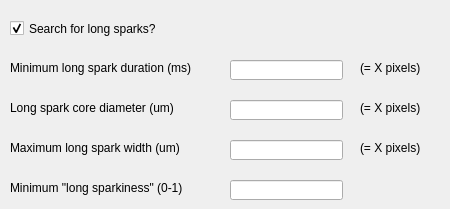
      <widget class="QWidget" name="ap_long_spark">
       <attribute name="title">
        <string>Long sparks</string>
       </attribute>
       <widget class="QLabel" name="label_12">
        <property name="geometry">
         <rect>
          <x>10</x>
          <y>100</y>
          <width>211</width>
          <height>16</height>
         </rect>
        </property>
        <property name="text">
         <string>Long spark core diameter (um)</string>
        </property>
       </widget>
       <widget class="QLabel" name="label_13">
        <property name="geometry">
         <rect>
          <x>10</x>
          <y>60</y>
          <width>211</width>
          <height>16</height>
         </rect>
        </property>
        <property name="text">
         <string>Minimum long spark duration (ms)</string>
        </property>
       </widget>
       <widget class="QLabel" name="label_14">
        <property name="geometry">
         <rect>
          <x>10</x>
          <y>140</y>
          <width>211</width>
          <height>16</height>
         </rect>
        </property>
        <property name="text">
         <string>Maximum long spark width (um)</string>
        </property>
       </widget>
       <widget class="QLabel" name="label_15">
        <property name="geometry">
         <rect>
          <x>10</x>
          <y>180</y>
          <width>211</width>
          <height>16</height>
         </rect>
        </property>
        <property name="text">
         <string>Minimum &quot;long sparkiness&quot; (0-1)</string>
        </property>
       </widget>
       <widget class="QLineEdit" name="ap_long_sparks_lineEdit_long_spark_core_diameter">
        <property name="geometry">
         <rect>
          <x>230</x>
          <y>100</y>
          <width>113</width>
          <height>20</height>
         </rect>
        </property>
       </widget>
       <widget class="QLineEdit" name="ap_long_sparks_lineEdit_minimum_duration">
        <property name="geometry">
         <rect>
          <x>230</x>
          <y>60</y>
          <width>113</width>
          <height>20</height>
         </rect>
        </property>
       </widget>
       <widget class="QLineEdit" name="ap_long_sparks_lineEdit_long_spark_width">
        <property name="geometry">
         <rect>
          <x>230</x>
          <y>140</y>
          <width>113</width>
          <height>20</height>
         </rect>
        </property>
       </widget>
       <widget class="QLineEdit" name="ap_long_sparks_lineEdit_minimum_sparkiness">
        <property name="geometry">
         <rect>
          <x>230</x>
          <y>180</y>
          <width>113</width>
          <height>20</height>
         </rect>
        </property>
       </widget>
       <widget class="QLabel" name="ap_long_sparks_label_core_diameter_pixels">
        <property name="geometry">
         <rect>
          <x>360</x>
          <y>100</y>
          <width>81</width>
          <height>16</height>
         </rect>
        </property>
        <property name="text">
         <string>(= X pixels)</string>
        </property>
       </widget>
       <widget class="QLabel" name="ap_long_sparks_minimum_duration_pixels">
        <property name="geometry">
         <rect>
          <x>360</x>
          <y>60</y>
          <width>81</width>
          <height>16</height>
         </rect>
        </property>
        <property name="text">
         <string>(= X pixels)</string>
        </property>
       </widget>
       <widget class="QLabel" name="ap_long_sparks_label_maximum_width_pixels">
        <property name="geometry">
         <rect>
          <x>360</x>
          <y>140</y>
          <width>81</width>
          <height>16</height>
         </rect>
        </property>
        <property name="text">
         <string>(= X pixels)</string>
        </property>
       </widget>
       <widget class="QCheckBox" name="ap_long_spark_checkbox_search">
        <property name="geometry">
         <rect>
          <x>10</x>
          <y>20</y>
          <width>181</width>
          <height>17</height>
         </rect>
        </property>
        <property name="text">
         <string>Search for long sparks?</string>
        </property>
        <property name="checked">
         <bool>true</bool>
        </property>
       </widget>
      </widget>
